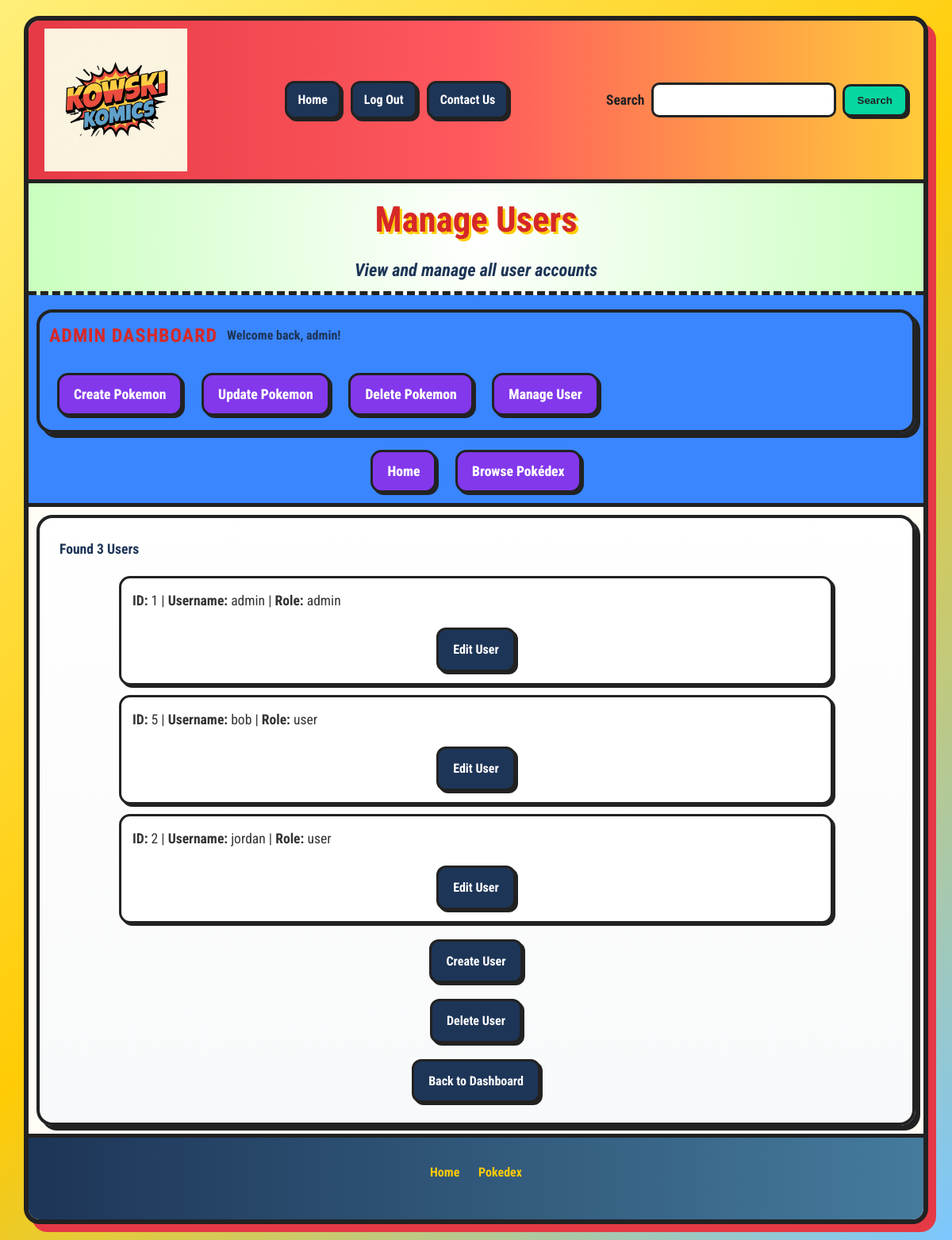
The page /manage_users.php (signed in) on the database its author committed.
### tables this page shows
CREATE TABLE `users` (
  `id` int(10) UNSIGNED NOT NULL,
  `username` varchar(20) NOT NULL,
  `password` varchar(255) NOT NULL,
  `email` varchar(45) DEFAULT NULL,
  `role` enum('user','admin') NOT NULL DEFAULT 'user',
  `created_at` timestamp NOT NULL DEFAULT current_timestamp()
);

### manage_users.php (the view, shortened to what this page needs)
<?php
require('db_connect.php');
$query = "SELECT id, username, role FROM users ORDER BY username ASC";
$statement = $db->prepare($query);
$statement->execute();
?>
<!DOCTYPE html>
<html lang="en">
<head>
    <link rel="stylesheet" href="styles.css">
</head>
    <body class="page-home">
        <main>
            <header>
                <img class="Kowskilogo" src="images/kowskilogo.jpg" alt="Kowski Komics Logo">
                <nav aria-label="User Navigation">
                    <ul>
                        <li><a href="index.php">Home</a></li>
                        <?php if (isset($_SESSION['user_id'])): ?>
                            <li><a href="logout.php">Log Out</a></li>
                            <?php else: ?>
                                <li><a href="login.php">Log In</a></li>
                                <li><a href="register_user.php">Register</a></li>
                                <li><a href="forgot_password.php">Forgot Password</a></li>
                        <?php endif; ?>
                        <li><a href="contact.php">Contact Us</a></li>
                    </ul>
                </nav>
                <div class="search-group">
                    <label for="search">Search</label>
                    <input id="search" type="text">
                    <button type="submit">Search</button>
                </div>
            </header>
            <div id="mainheading">
                <h1>Manage Users</h1>
                <h2><i>View and manage all user accounts</i></h2>
            </div>
            <div id="navrow">
            <?php if (isset($_SESSION['user_id']) && $_SESSION['role'] === 'admin'): ?>
            <div class="admin-dashboard-row">
                <article id="admin-dashboard" class="admin-card">
                    <h3>Admin Dashboard</h3>
                    <p>Welcome back, <?= $_SESSION['username']; ?>!</p>
                    <nav aria-label="Admin-Navigation">
                        <ul class="admin-links">
                            <li><a href="create_pokemon.php">Create Pokemon</a></li>
                            <li><a href="edit_pokemon.php">Update Pokemon</a></li>
                            <li><a href="delete_pokemon.php">Delete Pokemon</a></li>
                            <li><a href="manage_users.php">Manage User</a></li>
                        </ul>
                    </nav>
                </article>
            </div>
            <?php endif; ?>
                <nav aria-label="Main Navigation">
                    <ul>
                        <li><a href="index.php">Home</a></li>
                        <li><a href="pokedex.php">Browse Pokédex</a></li>
                    </ul>
                </nav>
            </div>
            <section>
                <article id="content">
                    <p class="p1"><strong>Found <?= $statement->rowCount() ?> Users</strong></p>
                    <ul class="user-list">
                        <?php while ($user = $statement->fetch()): ?>
                            <li>
                                <p class="middle-paragraph">
                                    <strong>ID:</strong> <?= $user['id'] ?> |
                                    <strong>Username:</strong> <?= htmlspecialchars($user['username']) ?> |
                                    <strong>Role:</strong> <?= htmlspecialchars($user['role']) ?>
                                </p>
                                <p class="content-link-wrap">
                                    <a class="content-link" href="edit_user.php?id=<?= $user['id'] ?>">Edit User</a>
                                </p>
                            </li>
                        <?php endwhile; ?>
                    </ul>
                    <p class="content-link-wrap">
                        <a class="content-link" href="create_user.php">Create User</a>
                    </p>
                    <p class="content-link-wrap">
                        <a class="content-link" href="delete_user.php">Delete User</a>
                    </p>
                    <p class="content-link-wrap">
                        <a class="content-link" href="index.php#admin-dashboard">Back to Dashboard</a>
                    </p>
                </article>
            </section>
            <footer>
                <nav aria-label="Footer Navigation">
                    <ul>
                        <li><a href="index.php">Home</a></li>
                        <li><a href="pokedex.php">Pokedex</a></li>
                    </ul>
                </nav>
            </footer>
        </main>
    </body>
</html>

### rows shown on the page
users: id "1", username "admin", role "admin"
users: id "5", username "bob", role "user"
users: id "2", username "jordan", role "user"

### other values the page prints
$_SESSION['username'] "admin"
$statement->rowCount() "3"
